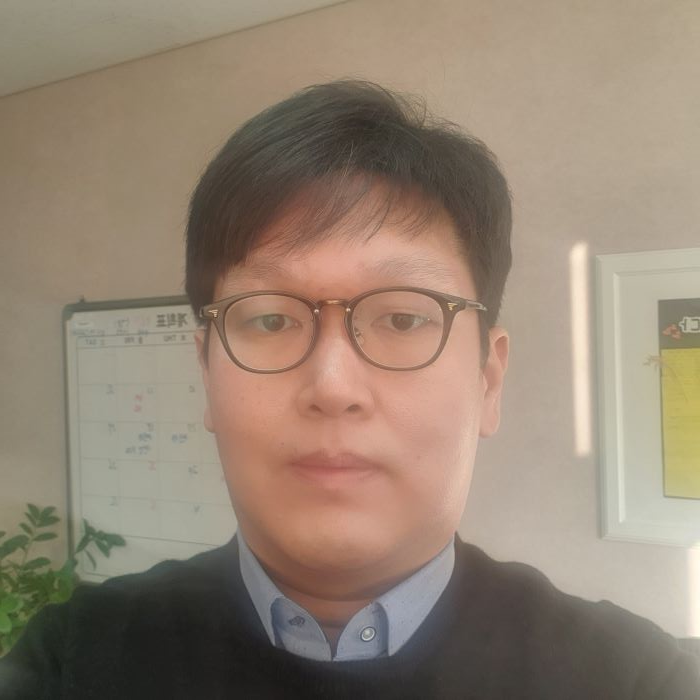
#> input picture image/my_face.jpg, 700 x 700 px
$ python blur_example.py
#> lines starting #> are read from the running program, lines starting #| are printed output that depends on the picture
import cv2
import matplotlib.pyplot as plt

# 이미지 불러오기
image_path = "../image/my_face.jpg"
image = cv2.imread(image_path, cv2.IMREAD_COLOR)
#> image is the input picture: shape (700, 700, 3); mean B, G, R 114.4, 131.2, 147.6

if image is None:
    raise Exception("이미지 읽기 실패")

# 가우시안 블러 적용
gaussian_blur = cv2.GaussianBlur(image, (15, 15), 10)

# 평균 블러 적용
average_blur = cv2.blur(image, (15, 15))

# 원본 이미지와 블러 처리된 이미지 출력
titles = ['Original Image', 'Gaussian Blur', 'Average Blur']
images = [image, gaussian_blur, average_blur]

for i in range(3):
    plt.subplot(1, 3, i + 1)
    plt.imshow(cv2.cvtColor(images[i], cv2.COLOR_BGR2RGB))
    plt.title(titles[i])
    plt.xticks([]), plt.yticks([])

plt.show()
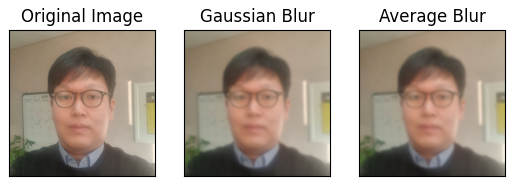
#> figure drawn by matplotlib, 3 panels

$ run again, with image/01.jpg copied over image/my_face.jpg
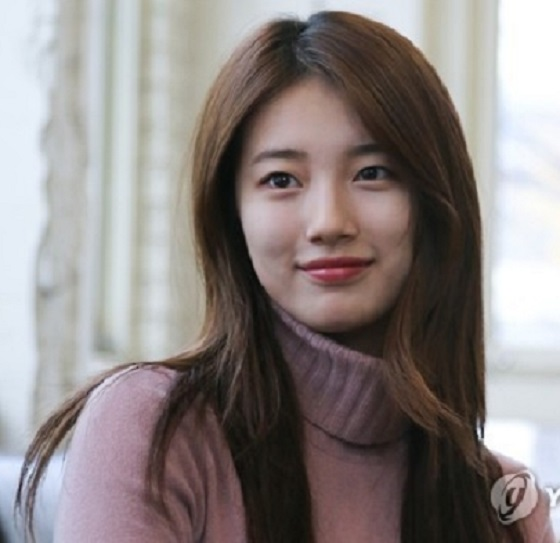
#> input picture image/01.jpg, 560 x 543 px
#> image is the input picture: shape (543, 560, 3); mean B, G, R 131.6, 132.8, 140.5
#> `gaussian_blur = cv2.GaussianBlur(image, (15, 15), 10)`:
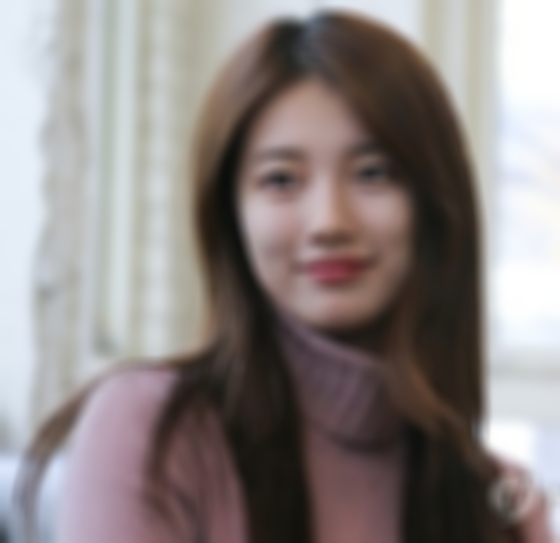
#> gaussian_blur: shape (543, 560, 3); mean B, G, R 131.6, 132.8, 140.5
#> `plt.show()`:
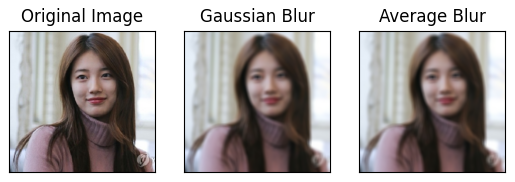
#> figure drawn by matplotlib, 3 panels

$ run again, with image/03.jpg copied over image/my_face.jpg
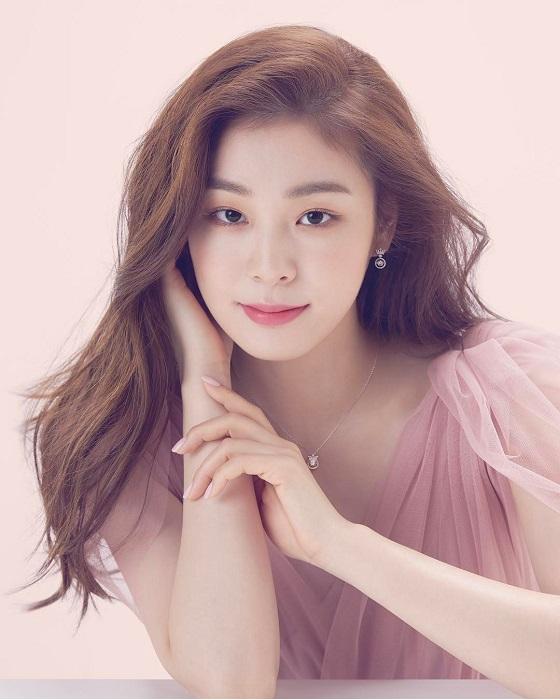
#> input picture image/03.jpg, 560 x 699 px
#> image is the input picture: shape (699, 560, 3); mean B, G, R 165, 164.8, 194.8
#> `gaussian_blur = cv2.GaussianBlur(image, (15, 15), 10)`:
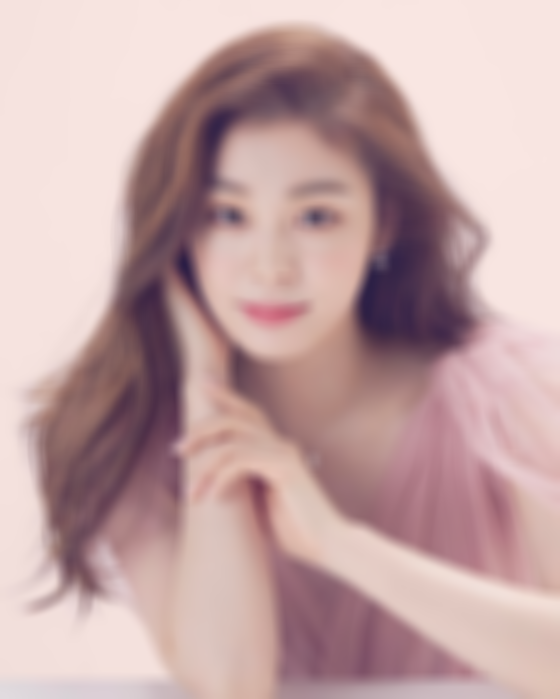
#> gaussian_blur: shape (699, 560, 3); mean B, G, R 165, 164.8, 194.8
#> `plt.show()`:
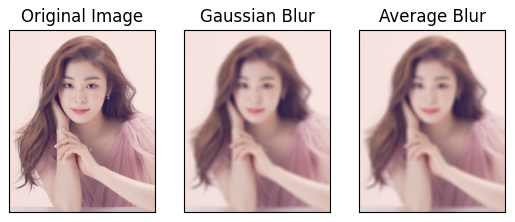
#> figure drawn by matplotlib, 3 panels

$ run again, with image/04.jpg copied over image/my_face.jpg
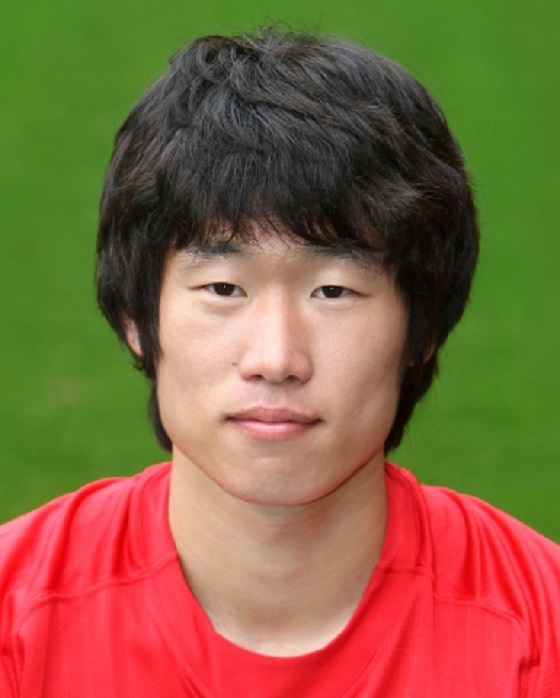
#> input picture image/04.jpg, 560 x 698 px
#> image is the input picture: shape (698, 560, 3); mean B, G, R 64.7, 98.9, 134.8
#> `gaussian_blur = cv2.GaussianBlur(image, (15, 15), 10)`:
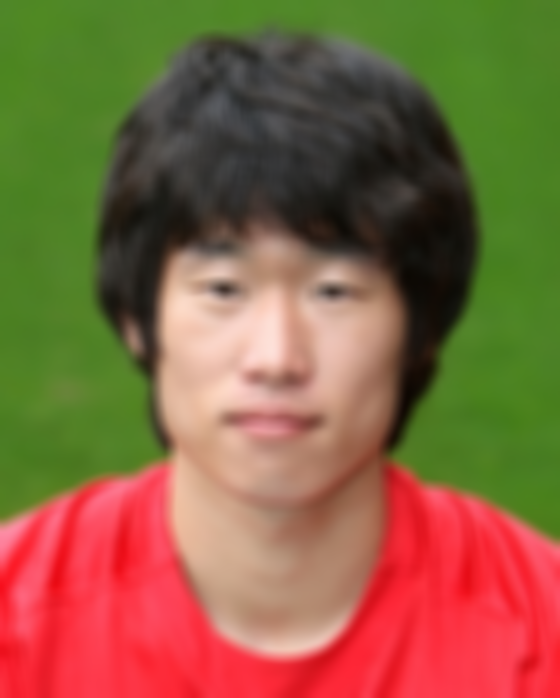
#> gaussian_blur: shape (698, 560, 3); mean B, G, R 64.7, 98.9, 134.8
#> `plt.show()`:
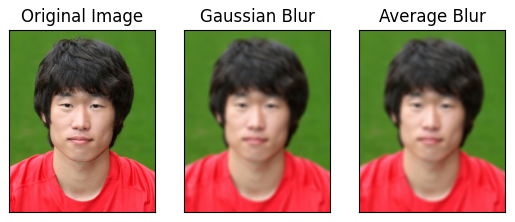
#> figure drawn by matplotlib, 3 panels
